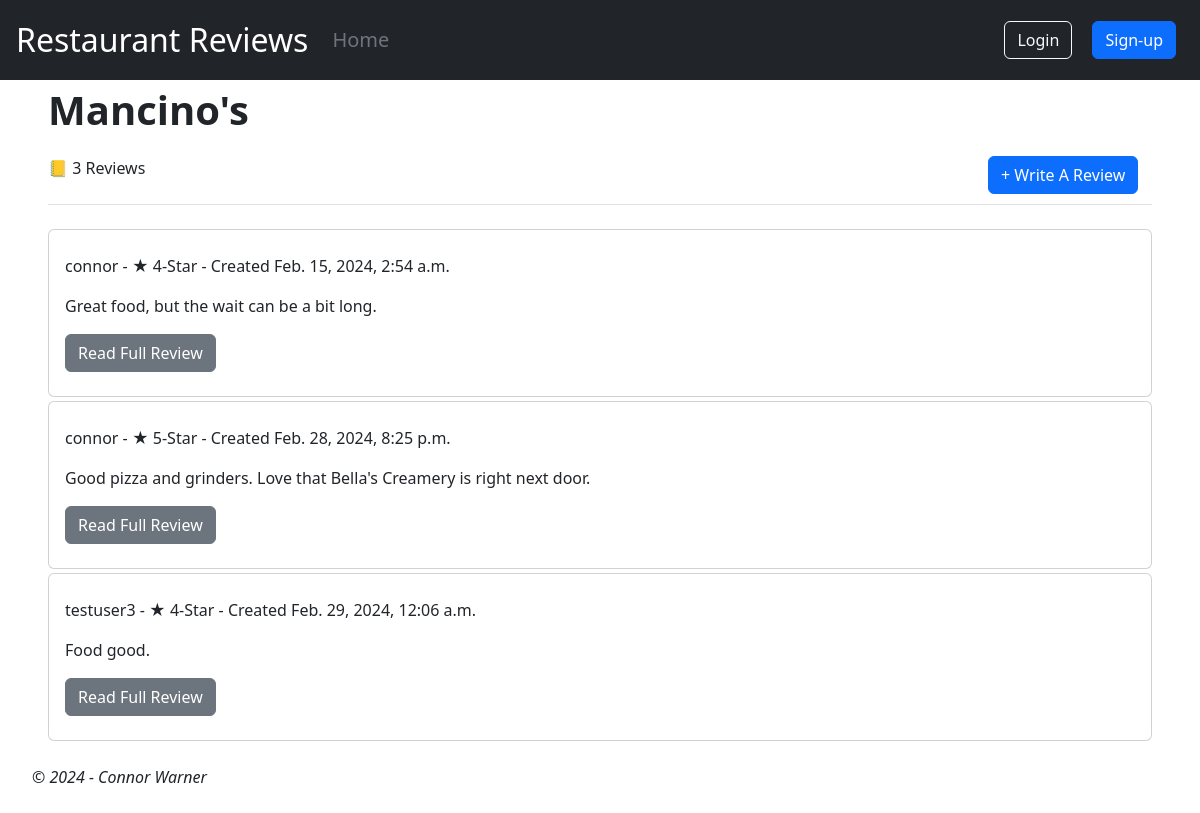
Screenshot of /restaurant/2 with the database file from the repository.
### restaurant_rating/models.py (models this page shows, shortened)
class Restaurant(models.Model):
    name = models.CharField(max_length=150)
    created = models.DateTimeField(auto_now_add=True)
    updated = models.DateTimeField(auto_now=True)

class Review(models.Model):
    class Stars(models.IntegerChoices):
        ONE_STAR = 1
        TWO_STAR = 2
        THREE_STAR = 3
        FOUR_STAR = 4
        FIVE_STAR = 5
    restaurant = models.ForeignKey(
        Restaurant,
        on_delete=models.CASCADE,
        related_name="reviews"
    )
    user = models.ForeignKey(
        "auth.User",
        on_delete=models.CASCADE,
        related_name="reviews"
    )
    body = models.TextField()
    rating = models.IntegerField(choices=Stars.choices, default=Stars.THREE_STAR)
    created = models.DateTimeField(auto_now_add=True)
    updated = models.DateTimeField(auto_now=True)

### restaurant_rating/views.py (the view)
# urls.py: path("restaurant/<int:pk>", RestaurantDetailView.as_view(), name="restaurant_detail"),
class RestaurantDetailView(DetailView):
    model = Restaurant
    template_name = "restaurant_detail.html"

### templates/restaurant_detail.html
{% extends "base.html" %}
{% block content %}
<div class="mx-4">
    <div class="border-bottom mb-4 ">
        <div class="row">
            <div class="col-9">
                <p class="fs-1 fw-bold">{{ restaurant.name }}</p>
            </div>
        </div>
        <div class="row mb-2">
            <div class="col-6">
                <p>&#128210; {{restaurant.reviews.all.count}} Reviews</p>
            </div>
            <div class="col-md-2 ms-auto ps-auto ">
                <a href="{% url "review_create" %}">
                    <button type="button" class="btn btn-primary">+ Write A Review</button>
                </a>
            </div>
        </div>
    </div>
    {% if restaurant.reviews.all.count == 0 %}
        <p>There are no reviews yet</p>
    {% else %}
        {% for review in restaurant.reviews.all %}
        <div class="card my-1 py-2">
            <div class="card-body">
                <p>{{ review.user }} - &#9733; {{ review.rating}}-Star - Created {{ review.created }}</p>
                <p>{{ review.body }}</p>
                <a href="{% url "review_detail" review.pk %}"><button type="button" class="btn btn-secondary">Read Full Review</button></a>
            </div>
        </div>
        {% endfor %}
    {% endif %}
</div>
{% endblock content %}

### rows the page displays
Restaurant: name "Mancino's", reviews.all.count "3"
Review: user "connor", rating "4", created "Feb. 15, 2024, 2:54 a.m.", body "Great food, but the wait can be a bit long."
Review: user "connor", rating "5", created "Feb. 28, 2024, 8:25 p.m.", body "Good pizza and grinders. Love that Bella's Creamery is right next door."
Review: user "testuser3", rating "4", created "Feb. 29, 2024, 12:06 a.m.", body "Food good."
